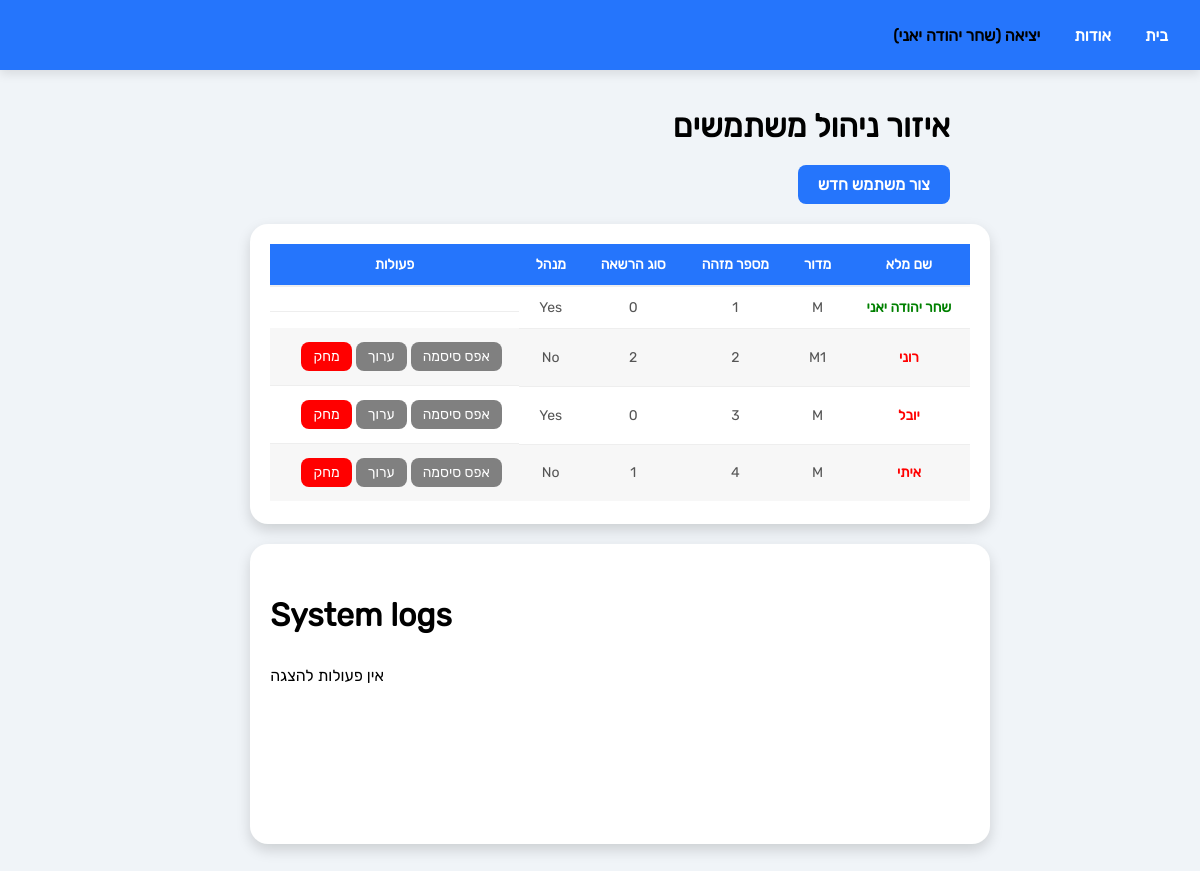
Page /admin (signed in) on the earlier database version.
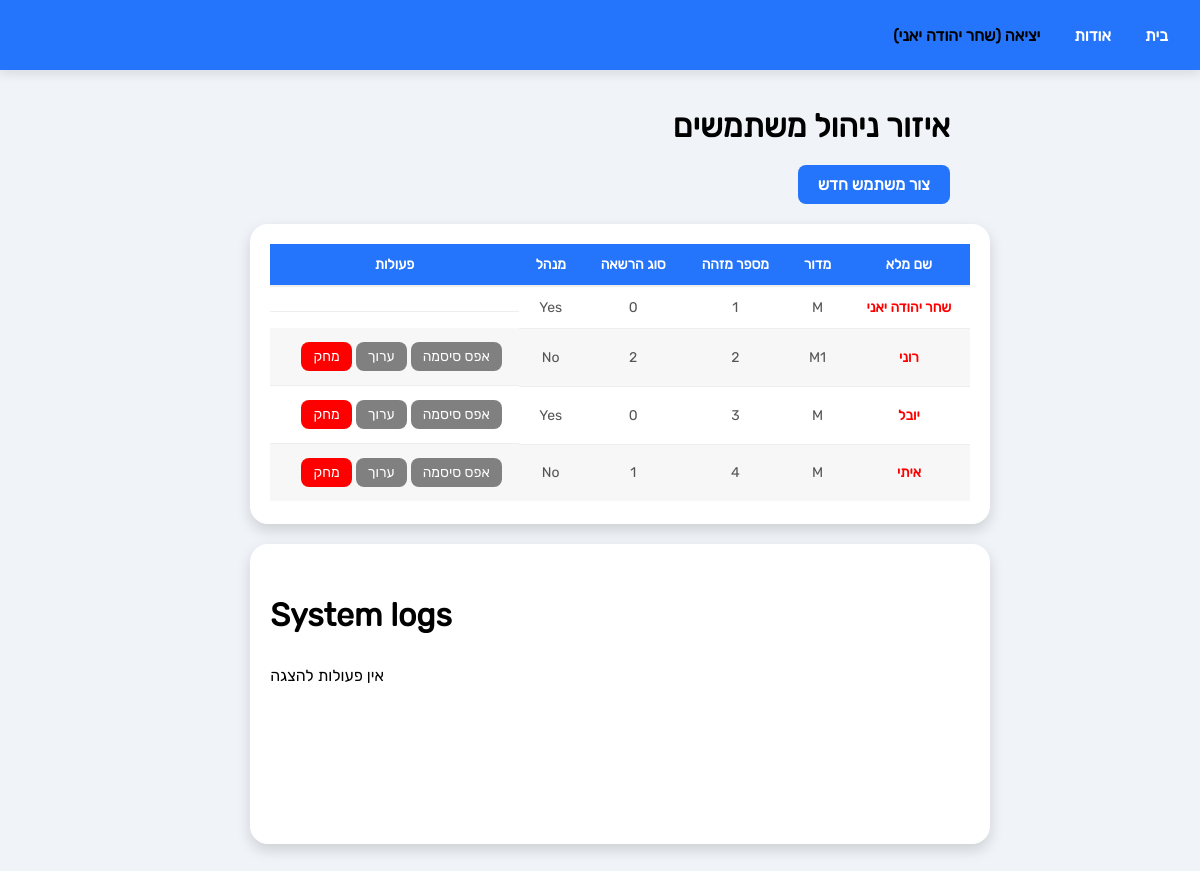
Same page on the later database version.
### tables this page shows
CREATE TABLE users (
    id INTEGER PRIMARY KEY AUTOINCREMENT,
    name TEXT UNIQUE NOT NULL,
    mador TEXT,
    password TEXT NOT NULL,
    type INTEGER DEFAULT 2,
    is_active INTEGER DEFAULT 1,
    is_admin INTEGER DEFAULT 0,
    last_login TEXT,
    profile_image TEXT DEFAULT 'user_photo.png'
);

### app.py (the view)
@app.route('/admin')
@login_required
def admin():
    user = get_current_user()
    logs = get_logs(limit=5)
    if not user or not user.is_admin:
        flash("למשתמש זה אין הרשאות מנהל.", "error")
        return redirect(url_for("home"))
    conn = get_users_db()
    cursor = conn.cursor()
    cursor.execute("SELECT * FROM users ORDER BY id")
    users_data = cursor.fetchall()
    conn.close()
    users = []
    for row in users_data:
        u = User(
            name=row[1],
            mador=row[2],
            id=row[0],
            password=row[3],
            type=row[4],
            is_active=bool(row[5]),
            is_admin=bool(row[6]),
            last_login=row[7],
            profile_image=row[8] if row[8] else "user_photo.png"
        )
        users.append(u)
    return render_template('admin.html', user=user.get_name(), users=users, logs=logs)

### User.py (called while the page is built)
    def get_name(self):
        return self.name

    @classmethod
    def get_by_name(cls, name):
        conn = get_users_db()
        conn.row_factory = sqlite3.Row  # <-- important!
        cursor = conn.cursor()
        cursor.execute("SELECT * FROM users WHERE name=?", (name,))
        row = cursor.fetchone()
        conn.close()
        if row:
            return cls(**dict(row))  # convert sqlite3.Row to dict
        return None

### app.py (called while the page is built)
def get_logs(limit=5):
    logs = []
    if os.path.exists(LOG_FILE):
        with open(LOG_FILE, "r", encoding="utf-8") as f:
            for line in f.readlines():
                match = re.match(r"\[(.*?)\] (\w+): (.*)", line)
                if match:
                    timestamp, level, message = match.groups()
                    logs.append({
                        "timestamp": timestamp,
                        "level": level,
                        "message": message
                    })
    return logs[-limit:]

def login_required(f):
    @wraps(f)
    def decorated_function(*args, **kwargs):
        if 'user_name' not in session:
            return redirect(url_for('login'))
        return f(*args, **kwargs)
    return decorated_function

### templates/admin.html (shortened to what this page needs)
<!DOCTYPE html>
<html lang="en">
<head>
    <link rel="stylesheet" href="{{ url_for('static', filename='styles.css') }}">
</head>
<body>
    {% extends "base.html" %}
{% block content %}
<h2 style="
    margin: 200px 0 20px;
    direction: rtl;
    font-size: 32px;">
    איזור ניהול משתמשים
</h2>
<div style="direction: rtl; margin-bottom: 20px;">
    <button onclick="openModal()" class="btn-create">צור משתמש חדש</button>
</div>
<div class="data-table-card">
    <table>
        <thead>
            <tr>
                <th>שם מלא</th>
                <th>מדור</th>
                <th>מספר מזהה</th>
                <th>סוג הרשאה</th>
                <th>מנהל</th>
                <th>פעולות</th>
            </tr>
        </thead>
        <tbody>
            {% for user in users %}
            <tr>
                <td class="{{ 'user-active' if user.is_active else 'user-inactive' }}">
                    {{ user.name }}
                </td>
                <td>{{ user.mador }}</td>
                <td>{{ user.id }}</td>
                <td>{{ user.type }}</td>
                <td>{{ 'Yes' if user.is_admin else 'No' }}</td>
                <td style="display: flex; align-items: center;">
                    {% if user.name != session.get('user_name') %}
                    <button style="background-color:gray; margin: 2px; flex-direction: column; align-items: center; font-family: 'Rubik', sans-serif"
                            onclick="setPasswordModal()">
                        אפס סיסמה
                    </button>
                    {% endif %}
                    {% if user.name != session.get('user_name') %}
                    <button style="background-color:gray; margin: 2px; flex-direction: column; align-items: center; font-family: 'Rubik', sans-serif"
                            onclick="openEditModal(
                        '{{ user.name }}',
                        '{{ user.mador }}',
                        '{{ user.type }}',
                        {{ 'true' if user.is_admin else 'false' }}
                    )">
                        ערוך
                    </button>
                    {% endif %}
                    {% if user.name != session.get('user_name') %}
                    <form action="{{ url_for('delete_user', username=user.name) }}"
                          method="POST"
                          style="display:inline;">
                        <button type="submit"
                                style="background-color:red; margin: 2px; flex-direction: column; align-items: center; font-family: 'Rubik', sans-serif"
                                onclick="return confirm('Are you sure you want to delete {{ user.name }}?');">
                             מחק
                        </button>
                    </form>
                    {% endif %}
                </td>
            </tr>
            {% endfor %}
        </tbody>
    </table>
</div>
<div class="data-table-card" style="margin-bottom: 50px">
    <h3 style="direction: ltr; font-size: 32px; margin-bottom: 32px">System logs</h3>
    <ul style="list-style:none; padding:0; direction:ltr;">
        {% if logs %}
            {% for log in logs %}
                <li style="padding:10px; border-bottom:1px solid #eee;">
                    <span style="color:gray">{{ log.timestamp }}</span>
                    [<strong>{{ log.level }}</strong>] {{ log.message }}
                </li>
            {% endfor %}
        {% else %}
            <li>אין פעולות להצגה</li>
        {% endif %}
    </ul>
</div>
{% endblock %}

### templates/base.html (shortened to what this page needs)
<!DOCTYPE html>
<html lang="en">
<head>
    <link rel="stylesheet" href="{{ url_for('static', filename='styles.css') }}">
</head>
<body>
    <div class="topbar">
        <div class="topbar-container">
            <div class="nav-links">
                {% if user %}
                    <a id="lagout-view" href="/logout">יציאה ({{session.user_name}})</a>
                    <a href="/about">אודות</a>
                    <a href="/">בית</a>
                {% else %}
                    <a href="/login">התחברות</a>
                {% endif %}
            </div>
        </div>
    </div>
    <div class="content">
        {% block content %}{% endblock %}
    </div>
</body>
</html>

Differences in the rows shown:
changed users "שחר יהודה יאני": is_active 1 → 0 (drawn)
